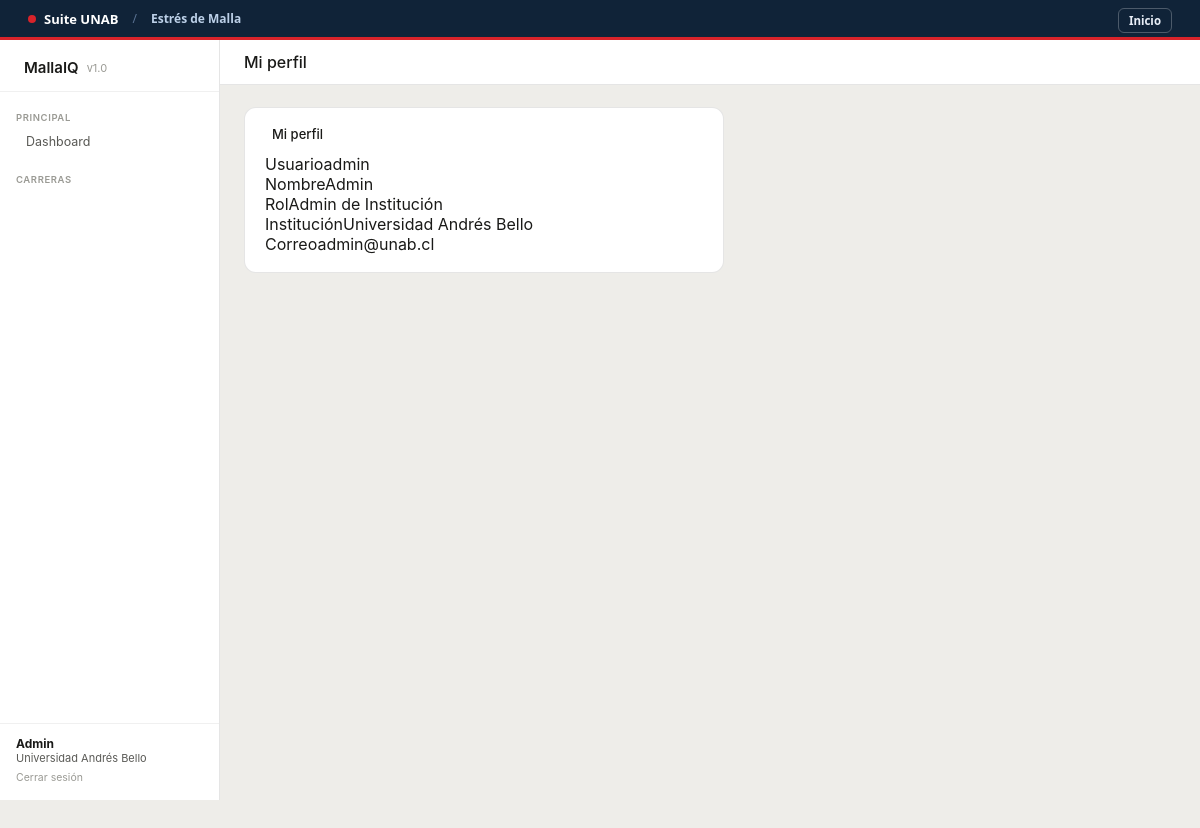
The page /accounts/profile/ (signed in) on the database its author committed.
### accounts/models.py (models this page shows, shortened)
class User(AbstractUser):
    class Rol(models.TextChoices):
        ADMIN     = "admin",     "Administrador SaaS"
        ORG_ADMIN = "org_admin", "Admin de Institución"
        DOCENTE   = "docente",   "Jefe de Carrera / Docente"
        VIEWER    = "viewer",    "Solo Lectura"
    organization = models.ForeignKey(
        Organization, on_delete=models.SET_NULL,
        null=True, blank=True, related_name="users"
    )
    rol = models.CharField(
        max_length=20, choices=Rol.choices, default=Rol.VIEWER
    )
    class Meta:
        verbose_name        = "Usuario"
        verbose_name_plural = "Usuarios"
    @property
    def es_admin_saas(self):
        return self.rol == self.Rol.ADMIN or self.is_superuser

class Organization(models.Model):
    nombre    = models.CharField(max_length=200)
    slug      = models.SlugField(unique=True, help_text="Identificador URL, ej: unab")
    logo      = models.ImageField(upload_to="logos/", blank=True, null=True)
    activa    = models.BooleanField(default=True)
    creada_en = models.DateTimeField(auto_now_add=True)
    class Meta:
        verbose_name        = "Organización"
        verbose_name_plural = "Organizaciones"
        ordering            = ["nombre"]

### accounts/views.py (the view)
# urls.py: path("profile/", views.profile_view, name="profile"),
@login_required
def profile_view(request):
    return render(request, "accounts/profile.html", {"user": request.user})

### templates/accounts/profile.html (shortened to what this page needs)
{% extends "base.html" %}
{% block page_title %}Mi perfil{% endblock %}
{% block content %}
<div class="card" style="max-width:480px">
  <div class="card-title"> Mi perfil</div>
  <div class="sg" style="grid-template-columns:1fr;gap:10px">
    <div class="sr"><span class="sl2" style="width:110px">Usuario</span><span>{{ user.username }}</span></div>
    <div class="sr"><span class="sl2" style="width:110px">Nombre</span><span>{{ user.get_full_name|default:"—" }}</span></div>
    <div class="sr"><span class="sl2" style="width:110px">Rol</span><span>{{ user.get_rol_display }}</span></div>
    <div class="sr"><span class="sl2" style="width:110px">Institución</span><span>{{ user.organization.nombre|default:"—" }}</span></div>
    <div class="sr"><span class="sl2" style="width:110px">Correo</span><span>{{ user.email|default:"—" }}</span></div>
  </div>
</div>
{% endblock %}

### templates/base.html (shortened to what this page needs)
<!DOCTYPE html>
<html lang="es">
<head>
<link rel="stylesheet" href="https://cdn.jsdelivr.net/npm/@tabler/icons-webfont@3.31.0/dist/tabler-icons.min.css">
</head>
<body>
<div id="suite-bar">
  <div class="suite-bar-left">
    <a class="suite-bar-brand" href="http://localhost:8791/index.html"><span class="dot"></span>Suite UNAB</a>
    <span class="suite-bar-sep">/</span>
    <span class="suite-bar-app">Estrés de Malla</span>
  </div>
  <div class="suite-bar-right">
    <a class="suite-bar-link" href="http://localhost:8791/index.html">Inicio</a>
  </div>
</div>
<aside class="sidebar">
  <div class="sidebar-logo">
    MallaIQ
    <span>v1.0</span>
  </div>
  <nav class="sidebar-nav">
    <div class="nav-label">Principal</div>
    <a href="{% url 'malla:dashboard' %}"
       class="nav-item {% if request.resolver_match.url_name == 'dashboard' %}active{% endif %}">
       Dashboard
    </a>
    {% if request.user.organization %}
    <div class="nav-label" style="margin-top:8px">Carreras</div>
    {% endif %}
  </nav>
  <div class="sidebar-footer">
    <strong>{{ request.user.get_full_name|default:request.user.username }}</strong>
    {{ request.user.organization.nombre|default:"Sin organización" }}<br>
    <a href="{% url 'accounts:logout' %}" style="color:var(--t3);font-size:10.5px;
       text-decoration:none;margin-top:4px;display:inline-block">
       Cerrar sesión
    </a>
  </div>
</aside>
<div class="content">
  <div class="topbar">
    <h1>{% block page_title %}{% endblock %}</h1>
  </div>
  <div class="page-body">
    {% block content %}{% endblock %}
  </div>
</div>
</body>
</html>

### templates/base.html (style rules this page uses)
*, *::before, *::after { box-sizing: border-box; margin: 0; padding: 0; }
:root { --bg: #ffffff; --bg2: #f5f5f3; --bg3: #eeede9; --t1: #1a1a18; --t2: #5a5a56; --t3: #9a9a94; --b2: rgba(0,0,0,.10); --b3: rgba(0,0,0,.06); --accent: #1a5fa5; --accent-bg: #e6f0fb; --danger: #c0392b; --danger-bg: #fdecea; --success: #2a9d5c; --success-bg: #e6f4ec; --warn: #f4a922; --warn-bg: #fef7e6; --r: 8px; --rl: 12px; --sidebar-w: 220px; }
body { font-family: -apple-system, BlinkMacSystemFont, 'Segoe UI', sans-serif; background: var(--bg3); color: var(--t1); min-height: 100vh; display: flex; }
.sidebar { width: var(--sidebar-w); min-height: calc(100vh - 40px); background: var(--bg); border-right: .5px solid var(--b2); display: flex; flex-direction: column; position: fixed; top: 40px; left: 0; z-index: 50; }
#suite-bar { position:fixed; top:0; left:0; right:0; z-index:9999; height:40px; display:flex; align-items:center; justify-content:space-between; padding:0 clamp(14px,3vw,28px); background:#102338; border-bottom:3px solid #d8232a; font-family:"Segoe UI",system-ui,-apple-system,Roboto,Helvetica,Arial,sans-serif; color:#fff; }
#suite-bar .suite-bar-left { display:flex; align-items:center; gap:14px }
#suite-bar .suite-bar-brand { display:flex; align-items:center; gap:8px; font-weight:700; font-size:13px; color:#fff; text-decoration:none }
#suite-bar .suite-bar-brand .dot { width:8px; height:8px; border-radius:50%; background:#d8232a; display:inline-block }
#suite-bar .suite-bar-sep { color:#5b7495; font-size:12px }
#suite-bar .suite-bar-app { font-size:12px; color:#bcd0e8; font-weight:600 }
#suite-bar a.suite-bar-link { font-size:11.5px; font-weight:600; color:#e8eef7; text-decoration:none; padding:4px 10px; border-radius:6px; border:1px solid rgba(255,255,255,.25); }
body { padding-top:40px }
.sidebar-logo { padding: 18px 16px 14px; border-bottom: .5px solid var(--b3); font-size: 15px; font-weight: 600; color: var(--t1); display: flex; align-items: center; gap: 8px; }
.sidebar-logo span { font-size: 11px; color: var(--t3); font-weight: 400; }
.sidebar-nav { flex: 1; padding: 10px 8px; }
.nav-label { font-size: 9.5px; font-weight: 600; text-transform: uppercase; letter-spacing: .6px; color: var(--t3); padding: 10px 8px 4px; }
.nav-item { display: flex; align-items: center; gap: 8px; font-size: 12.5px; color: var(--t2); padding: 7px 10px; border-radius: var(--r); text-decoration: none; margin-bottom: 1px; transition: all .1s; }
.sidebar-footer { padding: 12px 16px 16px; border-top: .5px solid var(--b3); font-size: 11px; color: var(--t2); }
.sidebar-footer strong { display: block; font-size: 12px; color: var(--t1); }
.content { margin-left: var(--sidebar-w); flex: 1; min-height: 100vh; }
.topbar { background: var(--bg); border-bottom: .5px solid var(--b2); padding: 12px 24px; display: flex; align-items: center; justify-content: space-between; }
.topbar h1 { font-size: 16px; font-weight: 500; }
.page-body { padding: 22px 24px 40px; }
.card { background: var(--bg); border: .5px solid var(--b2); border-radius: var(--rl); padding: 18px 20px; margin-bottom: 14px; }
.card-title { font-size: 13px; font-weight: 500; margin-bottom: 12px; display: flex; align-items: center; gap: 7px; }

### rows shown on the page
User: user.get_full_name "Admin", user.organization.nombre "Universidad Andrés Bello", username "admin", get_full_name "Admin", rol "Admin de Institución", organization.nombre "Universidad Andrés Bello", email "admin@unab.cl"
